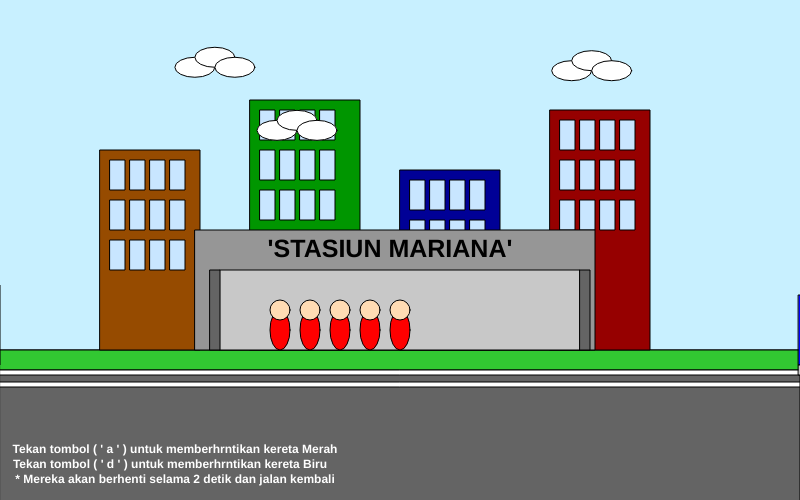
Frame 1 (no input)
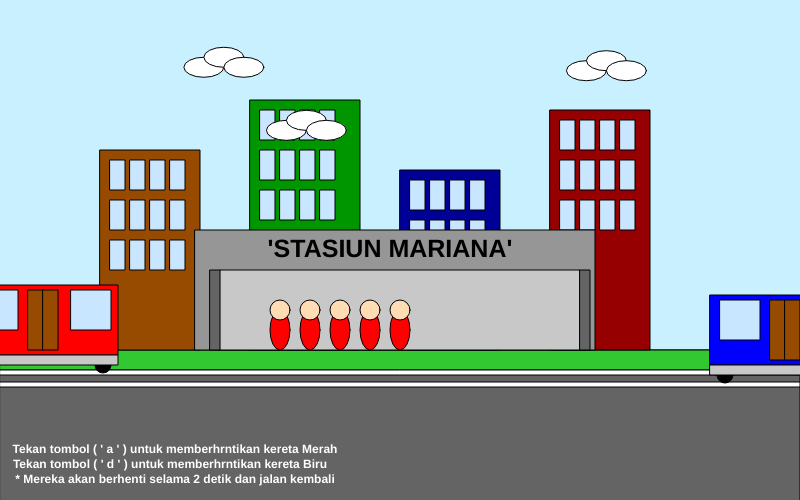
Frame 60 (no input)
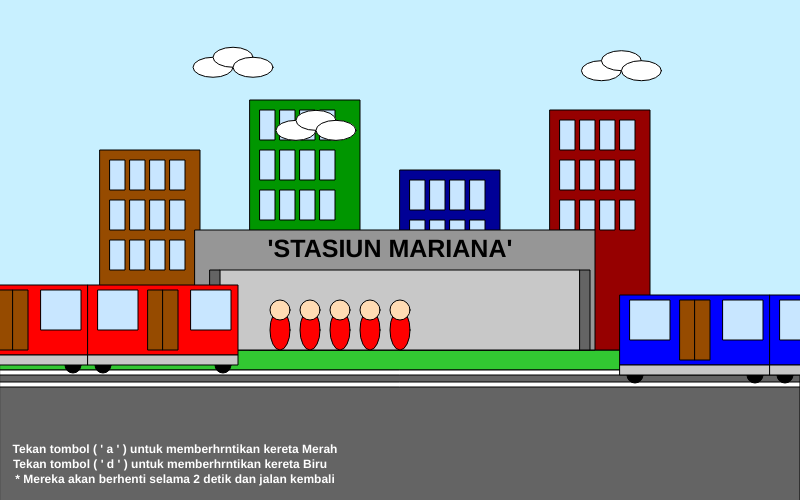
Frame 120 (the mouse pressed at the canvas centre since frame 60)

The p5.js sketch that drew these frames (run headless with seeded random() and noise() and a simulated clock; from frame 60 on, the mouse is pressed at the canvas centre):

// p5.js sketch
// ── sketch.js
class Train {
  constructor(x, y, speed, col) {
    this.x = x;
    this.y = y;
    this.speed = speed;
    this.color = col;
    this.numCars = 3; // Jumlah gerbong
    this.carWidth = 150;
    this.carHeight = 70;
    this.windowSize = 40;
    this.doorWidth = 15;
    this.wheelRadius = 8; // Ukuran roda
  }

  update() {
    this.x += this.speed;

    // Menangani looping gerbong jika kereta keluar dari layar
    if (this.x > width) {
      this.x = -this.numCars * this.carWidth;
    } else if (this.x < -this.numCars * this.carWidth) {
      this.x = width;
    }
  }

  display() {
    for (let i = 0; i < this.numCars; i++) {
      let carX = this.x + i * this.carWidth;

      // Gambar roda di belakang gambar gerbong (sekarang setelah gambar gerbong)
      fill(0);
      ellipse(
        carX + 15,
        this.y + 70,
        this.wheelRadius * 2,
        this.wheelRadius * 2
      );
      ellipse(
        carX + this.carWidth - 15,
        this.y + 70,
        this.wheelRadius * 2,
        this.wheelRadius * 2
      );

      // Gambar bagian atas gerbong (setelah gambar roda)
      fill(this.color);
      rect(carX, this.y - 10, this.carWidth, this.carHeight);

      // Jendela
      fill(200, 230, 255);
      rect(carX + 10, this.y - 5, this.windowSize, this.windowSize);
      rect(carX + 103, this.y - 5, this.windowSize, this.windowSize);

      // Pintu
      fill(150, 75, 0);
      rect(
        carX + this.carWidth - 90,
        this.y - 5,
        this.doorWidth,
        this.carHeight - 10
      );
      rect(
        carX + this.carWidth - 75,
        this.y - 5,
        this.doorWidth,
        this.carHeight - 10
      );

      // Pijakan peron di bawah setiap gerbong
      fill(200);
      rect(carX, this.y + this.carHeight - 10, this.carWidth, 10);
    }
  }
}

let train1;
let train2;
let people = [];
let clouds = [];
let buildings = [];
let stationWidth = 400;
let stationHeight = 120;
let isTrain1Stopped = false;
let stopTimeTrain1;
let isTrain2Stopped = false;
let stopTimeTrain2;

function setup() {
  createCanvas(800, 500);

  // Membuat objek kereta
  train1 = new Train(width, height / 2 + 45, 2, color(255, 0, 0));
  train2 = new Train(width, height / 2 + 55, -1.5, color(0, 0, 255));

  // Membuat objek orang yang menunggu
  for (let i = 0; i < 5; i++) {
    people.push(
      new Person(
        width / 2 - stationWidth / 2 + 80 + i * 30,
        height / 2 + stationHeight - 60
      )
    );
  }

  // Membuat objek awan
  for (let i = 0; i < 3; i++) {
    clouds.push(new Cloud(random(width), random(50, 150)));
  }

  // Membuat objek gedung
  buildings.push(
    new Building(100, height / 2 + 100, 100, 200, color(150, 75, 0))
  );
  buildings.push(
    new Building(250, height / 2 + 100, 110, 250, color(0, 150, 0))
  );
  buildings.push(
    new Building(400, height / 2 + 100, 100, 180, color(0, 0, 150))
  );
  buildings.push(
    new Building(550, height / 2 + 100, 100, 240, color(150, 0, 0))
  );
}

function keyPressed() {
  if (key === "a" || key === "A") {
    isTrain1Stopped = true;
    stopTimeTrain1 = millis(); // Menyimpan waktu ketika kereta dihentikan
  } else if (key === "d" || key === "D") {
    isTrain2Stopped = true;
    stopTimeTrain2 = millis(); // Menyimpan waktu ketika kereta dihentikan
  }
}

// Fungsi untuk menggambar latar belakang kota
function drawCity() {
  fill(100);
  rect(0, height / 2 + 100, width, height / 2); // Jalan

  fill(50, 200, 50);
  rect(0, height / 2 + 100, width, 20); // Rumput
}

function draw() {
  background(200, 240, 255); // Warna langit cerah

  // Menggambar latar belakang kota dan stasiun
  drawCity();

  // Menggambar gedung-gedung perkotaan
  for (let building of buildings) {
    building.display();
  }

  // Menggambar awan yang bergerak (di belakang stasiun)
  for (let cloud of clouds) {
    cloud.move();
  }

  // Menggambar awan (di belakang stasiun)
  for (let cloud of clouds) {
    cloud.display();
  }

  // Menggambar stasiun
  drawStation();

  // penamaan stastiun
  fill(0); // Warna teks (hitam)
  textSize(25); // Ukuran teks
  textStyle(BOLD); // Mengatur gaya teks menjadi bold
  textAlign(CENTER, CENTER); // Teks akan diatur pada posisi tengah
  text("'STASIUN MARIANA'", 390, 250); // Menambahkan teks dengan posisi (x, y)

  // penamaan stastiun
  fill(255); // Warna teks (hitam)
  textSize(12); // Ukuran teks
  textStyle(BOLD); // Mengatur gaya teks menjadi bold
  textAlign(CENTER, CENTER); // Teks akan diatur pada posisi tengah
  text("Tekan tombol ( ' a ' ) untuk memberhrntikan kereta Merah", 175, 450); // Menambahkan teks dengan posisi (x, y)
  text("Tekan tombol ( ' d ' ) untuk memberhrntikan kereta Biru", 170, 465);
  text("* Mereka akan berhenti selama 2 detik dan jalan kembali", 175, 480);

  // Menggambar orang yang menunggu di stasiun
  for (let person of people) {
    person.display();
  }

  // Memperbarui dan menggambar kereta
  if (!isTrain1Stopped) {
    train1.update();
    train1.display();
  } else {
    // Menghentikan kereta merah dan menunggu 2 detik sebelum melanjutkan
    train1.display();

    let elapsedTime = millis() - stopTimeTrain1;
    if (elapsedTime > 2000) {
      isTrain1Stopped = false;
      stopTimeTrain1 = 0;
    }
  }

  if (!isTrain2Stopped) {
    train2.update();
    train2.display();
  } else {
    // Menghentikan kereta biru dan menunggu 2 detik sebelum melanjutkan
    train2.display();

    let elapsedTime = millis() - stopTimeTrain2;
    if (elapsedTime > 2000) {
      isTrain2Stopped = false;
      stopTimeTrain2 = 0;
    }
  }
}

// Fungsi untuk menggambar stasiun
function drawStation() {
  fill(150);
  rect(
    width / 2 - stationWidth / 2 - 5,
    height / 5 + stationHeight + 10,
    stationWidth,
    stationHeight
  );
  fill(200);
  rect(
    width / 2 - stationWidth / 2 + 20,
    height / 2 + stationHeight - 100,
    stationWidth - 40,
    stationHeight - 40
  );

  // Menambahkan pijakan peron
  fill(100, 100, 100); // Warna abu-abu untuk pijakan peron
  rect(
    width / 2 - stationWidth / 2 + 10,
    height / 2 + stationHeight - 100,
    10,
    stationHeight - 40
  );
  rect(
    width / 2 + stationWidth / 2 - 20,
    height / 2 + stationHeight - 100,
    -10,
    stationHeight - 40
  );

  fill(255);
  rect(
    width / 2 - stationWidth / 2 - 200,
    height / 2 + stationHeight,
    width,
    5
  );
  rect(
    width / 2 - stationWidth / 2 - 200,
    height / 2 + stationHeight + 12,
    width,
    5
  );
}

class Person {
  constructor(x, y) {
    this.x = x;
    this.y = y;
    this.headSize = 20;
  }

  display() {
    fill(255, 0, 0);

    // Tubuh
    ellipse(this.x, this.y + this.headSize, 20, 40);

    // Kepala
    fill(255, 220, 180);
    ellipse(this.x, this.y, this.headSize, this.headSize);
  }
}

class Cloud {
  constructor(x, y) {
    this.x = x;
    this.y = y;
    this.speed = random(0.1, 0.3);
  }

  move() {
    this.x += this.speed;
    if (this.x > width + 50) {
      this.x = -50;
    }
  }

  display() {
    fill(255);
    ellipse(this.x, this.y, 40, 20);
    ellipse(this.x + 20, this.y - 10, 40, 20);
    ellipse(this.x + 40, this.y, 40, 20);
  }
}

class Building {
  constructor(x, y, width, height, col) {
    this.x = x;
    this.y = y;
    this.width = width;
    this.height = height;
    this.color = col;
  }

  display() {
    fill(this.color);
    rect(this.x, this.y - this.height, this.width, this.height); // Gedung

    // Jendela di gedung
    for (let i = 0; i < 4; i++) {
      for (let j = 0; j < 3; j++) {
        fill(200, 230, 255);
        rect(this.x + i * 20 + 10, this.y - this.height + j * 40 + 10, 15, 30);
      }
    }
  }
}

// ── style.css
html,
body {
  margin: 0;
  padding: 0;
}

canvas {
  display: block;
  margin: auto;
}
